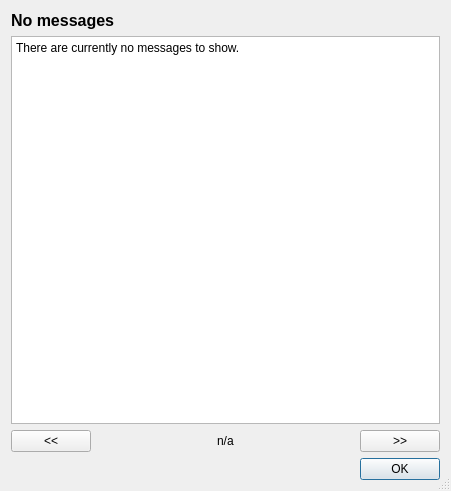
<?xml version="1.0" encoding="UTF-8"?>
<ui version="4.0">
 <class>OneTimeMessageDialog</class>
 <widget class="QDialog" name="OneTimeMessageDialog">
  <property name="geometry">
   <rect>
    <x>0</x>
    <y>0</y>
    <width>451</width>
    <height>491</height>
   </rect>
  </property>
  <property name="windowTitle">
   <string>Messages</string>
  </property>
  <property name="sizeGripEnabled">
   <bool>true</bool>
  </property>
  <property name="modal">
   <bool>true</bool>
  </property>
  <layout class="QVBoxLayout" name="verticalLayout">
   <item>
    <layout class="QVBoxLayout" name="verticalLayout_2">
     <item>
      <widget class="QLabel" name="mpTitleLabel">
       <property name="font">
        <font>
         <pointsize>12</pointsize>
         <weight>75</weight>
         <bold>true</bold>
        </font>
       </property>
       <property name="text">
        <string>No messages</string>
       </property>
      </widget>
     </item>
     <item>
      <widget class="QTextEdit" name="mpMessageText">
       <property name="readOnly">
        <bool>true</bool>
       </property>
       <property name="html">
        <string>&lt;!DOCTYPE HTML PUBLIC &quot;-//W3C//DTD HTML 4.0//EN&quot; &quot;http://www.w3.org/TR/REC-html40/strict.dtd&quot;&gt;
&lt;html&gt;&lt;head&gt;&lt;meta name=&quot;qrichtext&quot; content=&quot;1&quot; /&gt;&lt;style type=&quot;text/css&quot;&gt;
p, li { white-space: pre-wrap; }
&lt;/style&gt;&lt;/head&gt;&lt;body style=&quot; font-family:'Sans'; font-size:9pt; font-weight:400; font-style:normal;&quot;&gt;
&lt;p style=&quot; margin-top:0px; margin-bottom:0px; margin-left:0px; margin-right:0px; -qt-block-indent:0; text-indent:0px;&quot;&gt;There are currently no messages to show.&lt;/p&gt;&lt;/body&gt;&lt;/html&gt;</string>
       </property>
      </widget>
     </item>
    </layout>
   </item>
   <item>
    <layout class="QHBoxLayout" name="horizontalLayout">
     <item>
      <widget class="QPushButton" name="mpPreviousButton">
       <property name="text">
        <string>&lt;&lt;</string>
       </property>
      </widget>
     </item>
     <item>
      <spacer name="horizontalSpacer">
       <property name="orientation">
        <enum>Qt::Horizontal</enum>
       </property>
       <property name="sizeHint" stdset="0">
        <size>
         <width>40</width>
         <height>20</height>
        </size>
       </property>
      </spacer>
     </item>
     <item>
      <widget class="QLabel" name="mpPlaceLabel">
       <property name="text">
        <string>n/a</string>
       </property>
      </widget>
     </item>
     <item>
      <spacer name="horizontalSpacer_2">
       <property name="orientation">
        <enum>Qt::Horizontal</enum>
       </property>
       <property name="sizeHint" stdset="0">
        <size>
         <width>40</width>
         <height>20</height>
        </size>
       </property>
      </spacer>
     </item>
     <item>
      <widget class="QPushButton" name="mpNextButton">
       <property name="text">
        <string>&gt;&gt;</string>
       </property>
      </widget>
     </item>
    </layout>
   </item>
   <item>
    <widget class="QDialogButtonBox" name="mpButtonBox">
     <property name="standardButtons">
      <set>QDialogButtonBox::Ok</set>
     </property>
    </widget>
   </item>
  </layout>
 </widget>
 <resources/>
 <connections>
  <connection>
   <sender>mpButtonBox</sender>
   <signal>accepted()</signal>
   <receiver>OneTimeMessageDialog</receiver>
   <slot>accept()</slot>
   <hints>
    <hint type="sourcelabel">
     <x>225</x>
     <y>468</y>
    </hint>
    <hint type="destinationlabel">
     <x>225</x>
     <y>245</y>
    </hint>
   </hints>
  </connection>
 </connections>
</ui>
